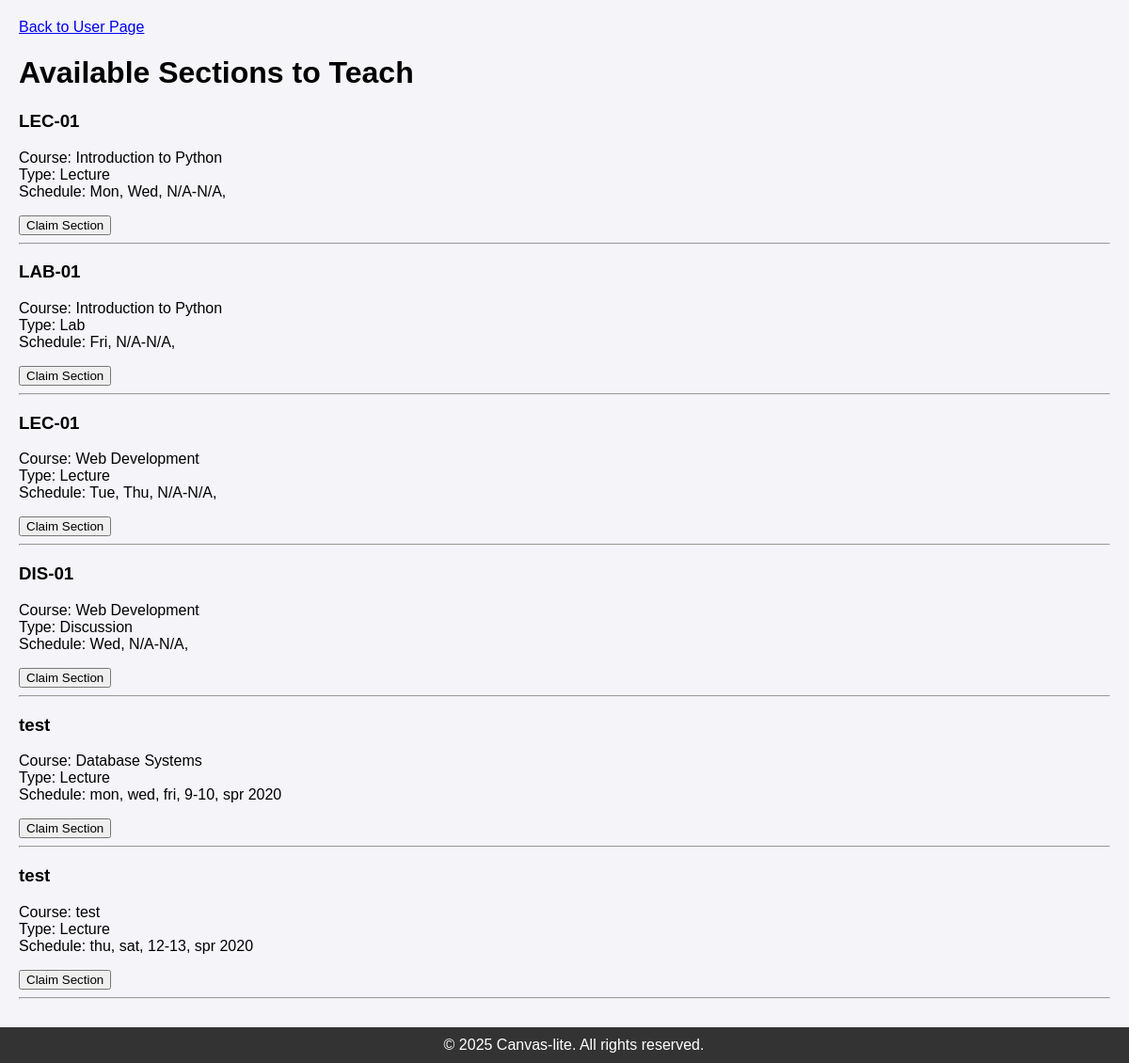
Before: /sudo/2/claim-sections/ (signed in) with the older database file.
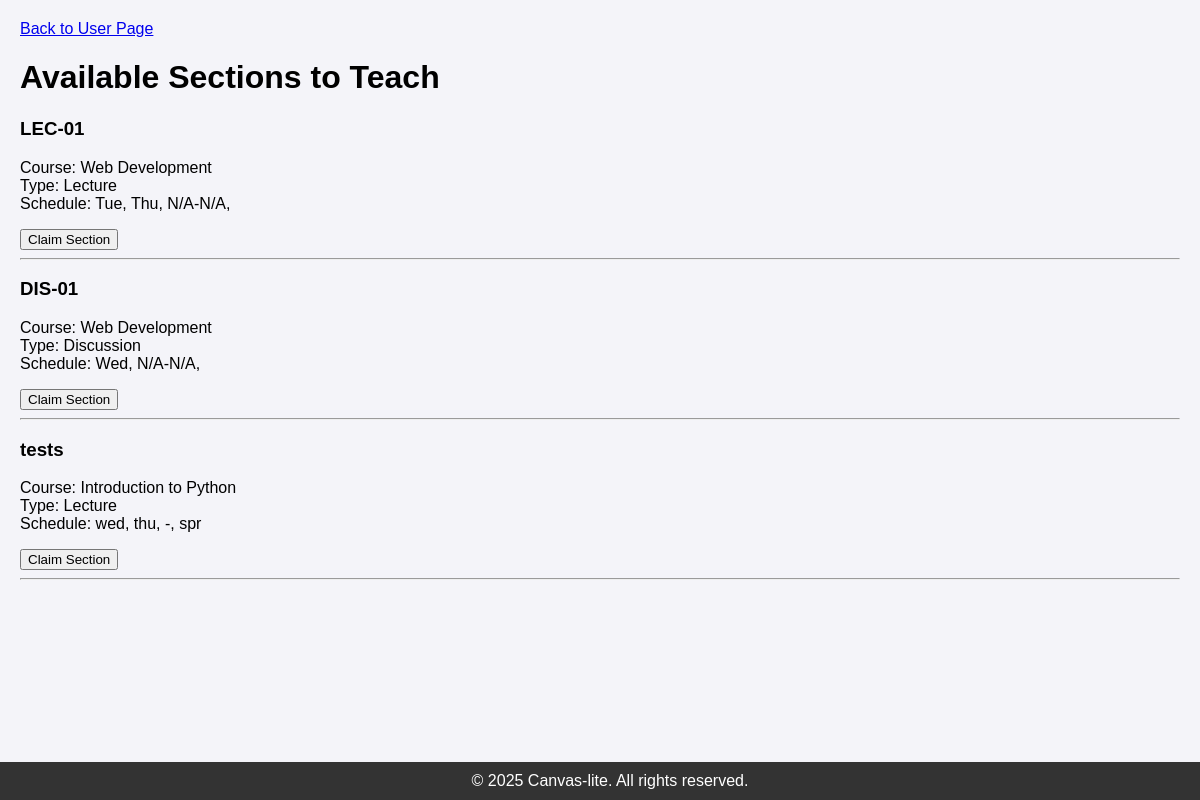
After: the same page with the newer database file.
### webapp/models/section.py (models this page shows, shortened)
class Section(models.Model):
    name = models.CharField(max_length=100)
    schedule = models.JSONField(default=dict)
    section_type = models.CharField(
        max_length=3,
        choices=SectionType,
        default=SectionType.LECTURE,
    )
    course = models.ForeignKey('Course', on_delete=models.CASCADE, related_name='sections')
    instructor = models.ForeignKey(
        settings.AUTH_USER_MODEL,
        on_delete=models.SET_NULL,
        null=True,
        blank=True,
        related_name='sections_taught'
    )
    main_section = models.ForeignKey(
        'self',
        null=True,
        blank=True,
        on_delete=models.CASCADE,
        related_name='sub_sections'
    )
    class Meta:
        unique_together = (
            ('course', 'name'),
            ('main_section', 'name'),
        )

### webapp/models/courses.py (models this page shows, shortened)
class Course(models.Model):
    name = models.CharField(default=None, max_length=50)
    description = models.TextField(blank=True)

### webapp/views/admin.py (the view)
# urls.py: path('sudo/<int:user_id>/claim-sections/', views.claim_section_list, name='claim_section_list'),
@in_groups(["Admin"])
def claim_section_list(request, user_id):
    target_user = get_object_or_404(User, id=user_id)
    user_schedules = target_user.get_schedules()
    available_sections = Section.objects.filter(instructor__isnull=True)
    def is_eligible(section):
        sch = section.schedule  # Assuming this is a dict/JSON
        if not sch or not sch.get('days') or not sch.get('start_time') or not sch.get('end_time'):
            return True
        for user_sch in user_schedules:
            if schedules_overlap(sch, user_sch):
                return False
        return True
    filtered_sections = [section for section in available_sections if is_eligible(section)]
    return render(request, 'admin_pages/claim_section_list.html', {
        'sections': filtered_sections,
        'target_user': target_user,
        'user_id': user_id,
    })

### webapp/models/users.py (called while the page is built)
    def get_sections(self):
        return self.sections_taught.all()

    def get_schedules(self):
        return [section.schedule for section in self.get_sections()]

### webapp/templatetags/site_tags.py (called while the page is built)
@register.filter
def format_schedule(schedule):
    return (
        f"{', '.join(schedule.get('days', []))}, "
        f"{schedule.get('start_time', 'N/A')}-{schedule.get('end_time', 'N/A')}, "
        f"{schedule.get('semester', '')} {schedule.get('year', '')}"
    )

### webapp/views/admin.py (called while the page is built)
def in_groups(group_names):
    def check(user):
        return user.groups.filter(name__in=group_names).exists()
    return user_passes_test(check)

### templates/admin_pages/claim_section_list.html (shortened to what this page needs)
{% extends "master.html" %}
{% load static %}
{% load site_tags %}
{% block content %}
    <a href="{% url 'user_list' %}">Back to User Page</a>
    <h1>Available Sections to Teach</h1>
    {% for section in sections %}
        <div class="section-card">
            <h3>{{ section.name }}</h3>
            <p>
                Course: {{ section.course.name }}<br>
                Type: {{ section.get_section_type_display }}<br>
                Schedule: {{ section.schedule|format_schedule|default:"Not scheduled" }}
            </p>
            <form action="{% url 'claim_section' user_id section.id %}" method="POST">
                <button type="submit" class="btn-claim">Claim Section</button>
            </form>
            <hr>
        </div>
    {% empty %}
        <p>No available sections to claim at this time.</p>
    {% endfor %}
{% endblock %}

Changed rows visible on the page:
no longer on this page (row edited): Section: name "LEC-01", course.name "Introduction to Python", section_type "Lecture", schedule "Mon, Wed, N/A-N/A,"
no longer on this page (row edited): Section: name "LAB-01", course.name "Introduction to Python", section_type "Lab", schedule "Fri, N/A-N/A,"
no longer on this page (row edited): Section: name "test", course.name "Database Systems", section_type "Lecture", schedule "mon, wed, fri, 9-10, spr 2020"
no longer on this page (row edited): Section: name "test", course.name "test", section_type "Lecture", schedule "thu, sat, 12-13, spr 2020"
added Section: name "tests", course.name "Introduction to Python", section_type "Lecture", schedule "wed, thu, -, spr"
